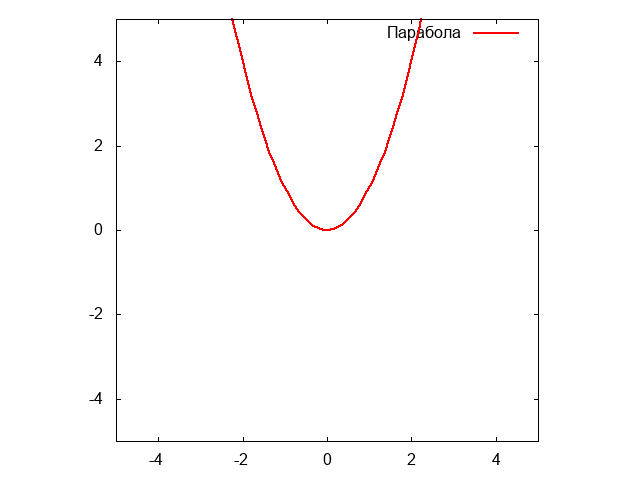

Write gnuplot code to recreate this figure.
set terminal png
set output 'parabola.png'

set xlabel 'X'
set ylabel 'Y'

set size ratio 1
set xrange [-5:5]
set yrange [-5:5]

a = 1.0
b = 0.0
c = 0.0

# Уравнение параболы в декартовых координатах
y(x) = a*x**2 + b*x + c

# Построение параболы
plot y(x) with lines lw 2 lc rgb 'red' title 'Парабола'
